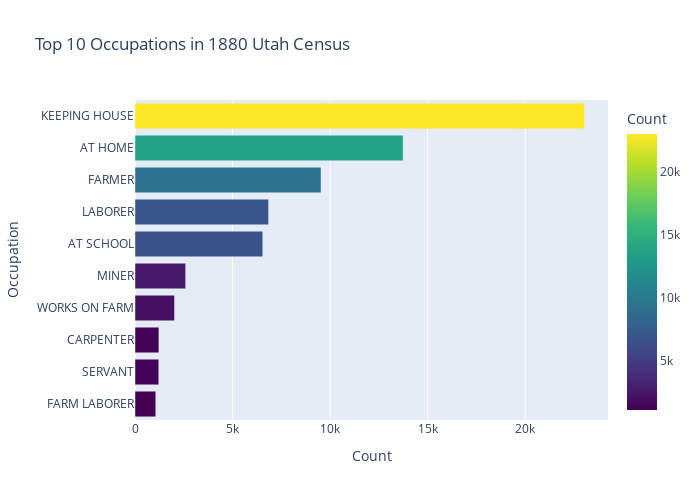

The notebook cell saved with this chart:
### Markdown cell above
## Occupational Distribution

Now, let's explore the most common occupations in the 1880 Utah census:

### Code cell
# Get the top 10 most common occupations (excluding blank entries)
occupation_counts = census_df['occupation'].value_counts().reset_index()
occupation_counts.columns = ['Occupation', 'Count']
occupation_counts = occupation_counts[occupation_counts['Occupation'] != ''].head(10)

# Create a horizontal bar chart
fig = px.bar(occupation_counts, y='Occupation', x='Count', 
            title='Top 10 Occupations in 1880 Utah Census',
            color='Count',
            color_continuous_scale='Viridis',
            orientation='h')

# Update the layout
fig.update_layout(
    yaxis=dict(autorange="reversed"),  # This puts the largest value at the top
    height=500,
    width=700
)

# Display the plot
fig.show()

### Figure 1 — Plotly figure (JSON) as saved in the notebook; plotly's stock layout.template omitted (floating-point values rounded to 4 significant figures)
{"data": [{"alignmentgroup": "True", "hovertemplate": "Count=%{marker.color}<br>Occupation=%{y}<extra></extra>", "legendgroup": "", "marker": {"color": [23031, 13743, 9535, 6846, 6549, 2596, 2026, 1225, 1219, 1065], "coloraxis": "coloraxis", "pattern": {"shape": ""}}, "name": "", "offsetgroup": "", "orientation": "h", "showlegend": false, "textposition": "auto", "type": "bar", "x": [23031, 13743, 9535, 6846, 6549, 2596, 2026, 1225, 1219, 1065], "xaxis": "x", "y": ["KEEPING HOUSE", "AT HOME", "FARMER", "LABORER", "AT SCHOOL", "MINER", "WORKS ON FARM", "CARPENTER", "SERVANT", "FARM LABORER"], "yaxis": "y"}], "layout": {"barmode": "relative", "coloraxis": {"colorbar": {"title": {"text": "Count"}}, "colorscale": [[0, "#440154"], [0.1111, "#482878"], [0.2222, "#3e4989"], [0.3333, "#31688e"], [0.4444, "#26828e"], [0.5556, "#1f9e89"], [0.6667, "#35b779"], [0.7778, "#6ece58"], [0.8889, "#b5de2b"], [1, "#fde725"]]}, "height": 500, "legend": {"tracegroupgap": 0}, "title": {"text": "Top 10 Occupations in 1880 Utah Census"}, "width": 700, "xaxis": {"anchor": "y", "domain": [0, 1], "title": {"text": "Count"}}, "yaxis": {"anchor": "x", "autorange": "reversed", "domain": [0, 1], "title": {"text": "Occupation"}}}}
